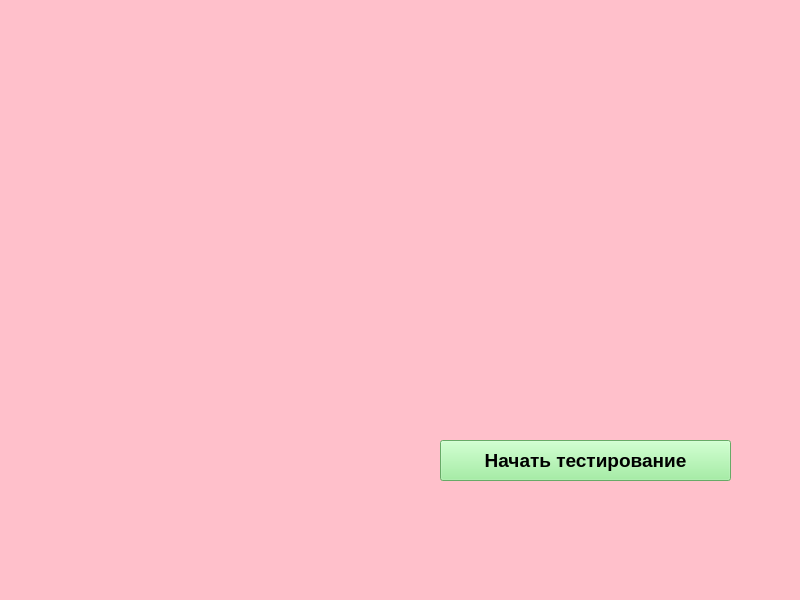
<?xml version="1.0" encoding="UTF-8"?>
<ui version="4.0">
 <class>MainWindow</class>
 <widget class="QMainWindow" name="MainWindow">
  <property name="geometry">
   <rect>
    <x>0</x>
    <y>0</y>
    <width>800</width>
    <height>600</height>
   </rect>
  </property>
  <property name="windowTitle">
   <string>MainWindow</string>
  </property>
  <property name="styleSheet">
   <string notr="true">background-color : pink</string>
  </property>
  <widget class="QWidget" name="centralwidget">
   <widget class="QPushButton" name="button_start">
    <property name="geometry">
     <rect>
      <x>440</x>
      <y>440</y>
      <width>291</width>
      <height>41</height>
     </rect>
    </property>
    <property name="font">
     <font>
      <family>Nirmala UI</family>
      <pointsize>14</pointsize>
      <weight>75</weight>
      <bold>true</bold>
     </font>
    </property>
    <property name="styleSheet">
     <string notr="true">background-color : lightgreen</string>
    </property>
    <property name="text">
     <string>Начать тестирование</string>
    </property>
   </widget>
  </widget>
  <widget class="QMenuBar" name="menubar">
   <property name="geometry">
    <rect>
     <x>0</x>
     <y>0</y>
     <width>800</width>
     <height>21</height>
    </rect>
   </property>
  </widget>
  <widget class="QStatusBar" name="statusbar"/>
 </widget>
 <resources/>
 <connections/>
</ui>
